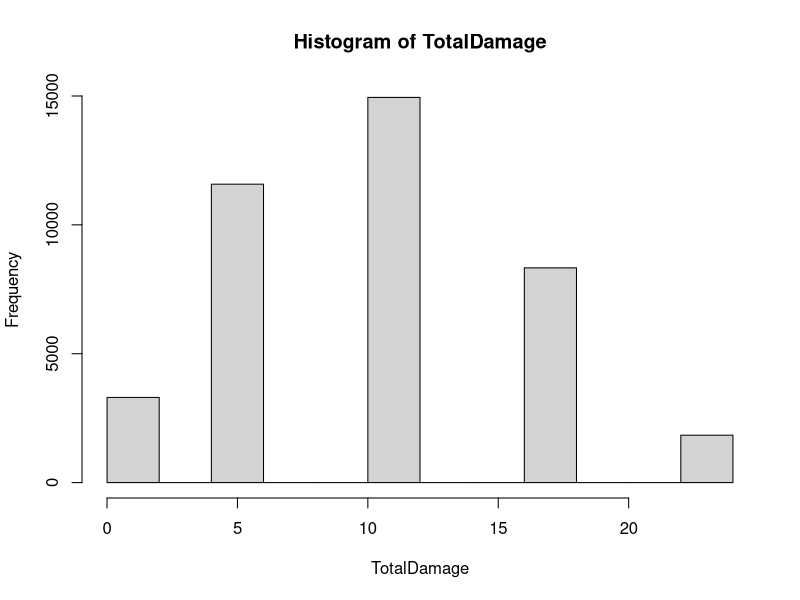
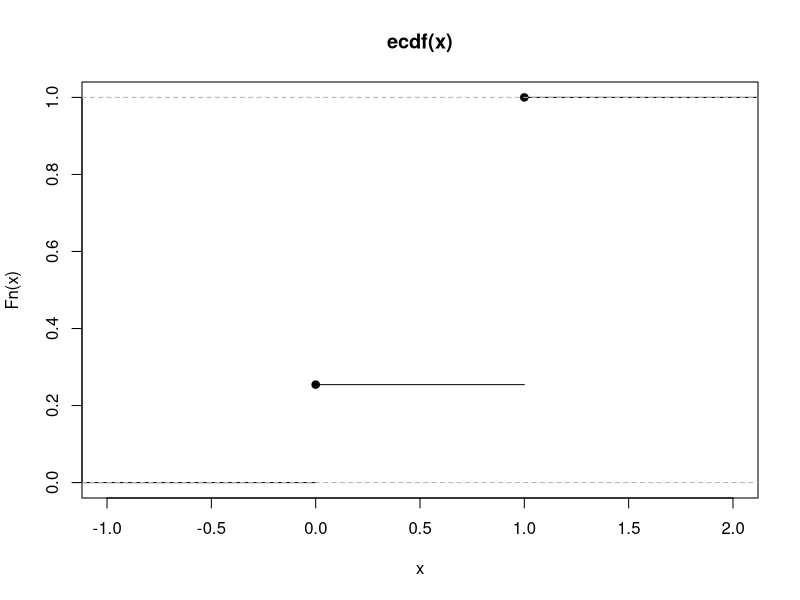
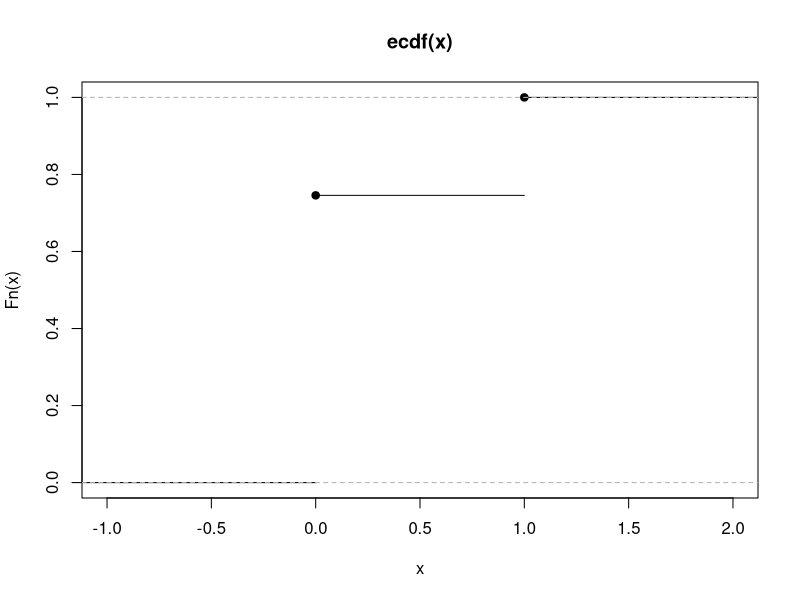

Write the R code that produced these figures, in order.
## ---- chunk 1
N <- 40000
FlatA <- 4
RandomAttacks = FALSE
VariableA <- c(2,6) #("xdy", eg: Flamer would be (1,6) for 1d6.)

#remaining: code sustained hits
SustainedHits= FALSE
SustainedHitsValue = 0
LethalHits = FALSE
DevastatingWounds = FALSE
Torrent = FALSE
#weapon stats
BS <- 2
S <- 18
Ap <- -4+1 #Add 1 if cover applies
FlatD <- 6
RandomDamage <- FALSE
VariableD <- c(1,6) #("xdy", eg: Brightlance would be (1,6) for 1d6.)

WoundModifier <- 1 #(0, 1 or -1)

#Target defensive characteristics
ModelWounds <- c(18)
Toughness <- 12
SV <- 2
Invuln <- 4 #set number to the book value - if unit has no Invulnerable Save, set it larger than six.
FNP <- 20 #set number to the book value - if unit has no FNP, set it larger than six.

#Toughness calcs:
if(S<Toughness){ToughtoBeat <- 5}
if(S==Toughness){ToughtoBeat <- 4}
if(S>Toughness){ToughtoBeat <- 3}
if((S/2)>=Toughness){ToughtoBeat <- 2}
if((S*2)<=Toughness){ToughtoBeat <- 6}


#maybe eventually deal with cover, but like, later. very low down on the priority list.
#normal rerolls, no weird
reRollAllHits = FALSE
reRoll1Hits = FALSE
reRollAHit = TRUE
reRollAllWounds = FALSE
reRoll1Wounds = FALSE
reRollAWound =TRUE
#implement six-fishing later, but don't expect to end up in such worlds often
AdditiveDamageModifier= 0
MultiplicativeDamageModifier=1
## ---- chunk 2
if(RandomAttacks==TRUE){
  TotalA <- numeric(N*(FlatA+(VariableA[1]*VariableA[2])))
  dim(TotalA)<-cbind(c(N,FlatA+(VariableA[1]*VariableA[2])))
  for (i in 1:N){
    AttackRoll <- sum(sample.int(VariableA[2],VariableA[1], replace = TRUE))
    for(j in 1:(FlatA+(VariableA[1]*VariableA[2]))){
      if((FlatA+AttackRoll)>=j){
        TotalA[i,j] <- 1
      }else{
        TotalA[i,j] <- 0
      }
    }
  }
}
## ---- chunk 3
if(RandomAttacks==FALSE){
  Hitrolls <- sample.int(6, FlatA*N , replace=TRUE)
  dim(Hitrolls)<-cbind(c(N,FlatA))
}else{
  Hitrolls <- numeric(N*(FlatA+(VariableA[1]*VariableA[2])))
  dim(Hitrolls) <- cbind(c(N,FlatA+(VariableA[1]*VariableA[2])))
  for (i in 1:N){
    for(j in 1:(FlatA+(VariableA[1]*VariableA[2]))){
      if(TotalA[i,j]==1){
        Hitrolls[i,j] <- sample.int(6,1,replace=TRUE)
      }
    }
  }
}  
NormalHits <- Hitrolls>= BS
if(Torrent==TRUE){
  NormalHits <- Hitrolls>0
}
CriticalHits <- Hitrolls==6
Failedhits <- 1-NormalHits
NNormalHits <- as.numeric(NormalHits)

if(RandomAttacks==FALSE){
  dim(NNormalHits) <- cbind(c(N,FlatA))
}else{
  dim(NNormalHits) <- cbind(c(N,(FlatA+(VariableA[1]*VariableA[2]))))
}

#add re-rolls here, but not now

#TotalHits <- rowSums(NormalHits+CriticalHits*SustainedHitsValue)
## ---- chunk 4
if(RandomAttacks==FALSE){
  Woundrolls <- numeric(FlatA*N) 
  dim(Woundrolls)<-cbind(c(N,FlatA))
  for (i in 1:N){
    for(j in 1:FlatA){
      if(NNormalHits[i,j]==1){
        Woundrolls[i, j] <-sample(c(1:6), 1, replace=TRUE)
      } else {
       Woundrolls[i, j] <- 0
      }
    }
  }
  NormalWounds <- ((Woundrolls>=ToughtoBeat-(WoundModifier)))

  if(LethalHits==TRUE){
    NormalWounds = 0>(NNormalWounds+CriticalHits)
    NNormalWounds <- as.numeric(NormalWounds)
    dim(NNormalWounds)<-cbind(c(N,FlatA))
  }else{
    NNormalWounds <- as.numeric(NormalWounds)
    dim(NNormalWounds)<-cbind(c(N,FlatA))
  }
}else{
  Woundrolls <- numeric(N*(FlatA+(VariableA[1]*VariableA[2])))
  dim(Woundrolls)<-cbind(c(N,FlatA+(VariableA[1]*VariableA[2])))
  for (i in 1:N){
    for(j in 1:(FlatA+(VariableA[1]*VariableA[2]))){
      if(NNormalHits[i,j]==1){
        Woundrolls[i, j] <-sample(c(1:6), 1, replace=TRUE)
      } else {
       Woundrolls[i, j] <- 0
      }
    }
  }
  NormalWounds <- (Woundrolls>=(ToughtoBeat-(WoundModifier)))

  if(LethalHits==TRUE){
    NormalWounds = 0>(NNormalWounds+CriticalHits)
    NNormalWounds <- as.numeric(NormalWounds)
    dim(NNormalWounds)<-cbind(c(N,(FlatA+(VariableA[1]*VariableA[2]))))
  }else{
    NNormalWounds <- as.numeric(NormalWounds)
    dim(NNormalWounds)<-cbind(c(N,(FlatA+(VariableA[1]*VariableA[2]))))
  }
}


 CriticalWounds <- (Woundrolls==6)
  if(DevastatingWounds==TRUE&&LethalHits==TRUE){
    CriticalWounds=CriticalWounds-CriticalHits
  }
  #devastating wounds?
  if(DevastatingWounds==TRUE){
    NNormalWounds <- NNormalWounds-CriticalWounds
  }
## ---- chunk 5
dim(NNormalWounds)
## ---- chunk 6
Saverolls <- numeric(dim(NNormalWounds)[2]*N) #Use ((SustainedHitsValue+1)*FlatA*N) everywhere when implementing sustained hits
dim(Saverolls)<-cbind(c(N,dim(NNormalWounds)[2]))

for (i in 1:N){
  for(j in 1:dim(NNormalWounds)[2]){
    if(NNormalWounds[i,j]==1){
    Saverolls[i, j] <-sample.int(6, 1, replace=TRUE)
    } else {
    Saverolls[i, j] <- 20
    }
  }
}
FailedSaves <- Saverolls<=min((SV-Ap),Invuln)
NFailedSaves <- as.numeric(FailedSaves)
dim(NFailedSaves) <- cbind(c(N,dim(NNormalWounds)[2]))
## ---- chunk 7
DamageApplications <- rowSums(NFailedSaves)
TotalDamage <- numeric(N)
if (RandomDamage==FALSE){
  TotalDamage <- FlatD*DamageApplications
} else {
  for (i in 1:N){
    for (j in 1:DamageApplications[i]){
      Drolls <- sample.int(VariableD[2],VariableD[1],replace=TRUE)+FlatD
      TotalDamage[i] <- +Drolls
    }
  }
}
## ---- chunk 8
SimDamageApplications <- DamageApplications

SimModels <- numeric(N*length(ModelWounds))
SimModels <- rep(ModelWounds, N)
dim(SimModels)<-(cbind(c(N,length(ModelWounds))))
for(i in 1:N){
  jstar <- 1
  while ((SimDamageApplications[i]>0)&&(SimModels[i,length(ModelWounds)]>0)) {
    if(SimModels[i,jstar]<=0){
      jstar = jstar+1
    }
    SimModels[i,jstar] <- SimModels[i,jstar] -max((MultiplicativeDamageModifier*(FlatD+(as.numeric(RandomDamage)*sum(sample.int(VariableD[2],VariableD[1],replace=TRUE))))+AdditiveDamageModifier),1)
    SimDamageApplications[i] = SimDamageApplications[i]-1
  }
}
if(DevastatingWounds==TRUE){
  TotalMortals <- 0
  DevWoundsApplications <- rowSums(CriticalWounds)
  RemainingDevWoundsApplications <- DevWoundsApplications
  for(i in 1:N){
    while(RemainingDevWoundsApplications[i]>0){
      TotalMortals <- TotalMortals+max((MultiplicativeDamageModifier*(FlatD+(as.numeric(RandomDamage)*sum(sample.int(VariableD[2],VariableD[1],replace=TRUE))))+AdditiveDamageModifier),1)
      RemainingDevWoundsApplications[i] <- RemainingDevWoundsApplications[i]-1
    }
    jstar <- 1
    while((TotalMortals>0)&&(SimModels[i,length(ModelWounds)]>0)){
      while(SimModels[i,jstar]<=0){
        jstar = jstar+1
      }
      SimModels[i, jstar] = SimModels[i, jstar]-1
      TotalMortals = TotalMortals-1
    }
  }
}

SurvivingModels <- rowSums(SimModels>0)
## ---- chunk 9
DestroyedModels <- length(ModelWounds)-SurvivingModels

hist(TotalDamage)
plot.ecdf(SurvivingModels) #probability of this many models or fewer remaining
plot.ecdf(DestroyedModels) #probability of this many models or fewer destroyed

## ---- chunk 10
TableTotalDamage <- table(TotalDamage)
TableTotalDamage/N
1-cumsum(TableTotalDamage/N)+TableTotalDamage/N
TableDestroyedModels <- table(DestroyedModels)
TableDestroyedModels/N
1-cumsum(TableDestroyedModels/N)+TableDestroyedModels/N #probability estimate of X models destroy or more
